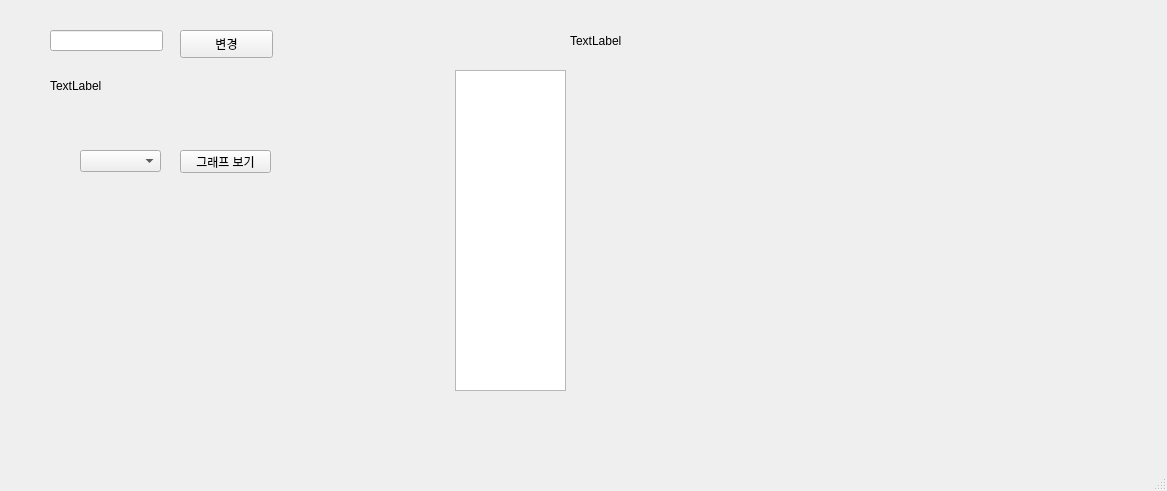
<?xml version="1.0" encoding="UTF-8"?>
<ui version="4.0">
 <class>MainWindow</class>
 <widget class="QMainWindow" name="MainWindow">
  <property name="geometry">
   <rect>
    <x>0</x>
    <y>0</y>
    <width>1167</width>
    <height>491</height>
   </rect>
  </property>
  <property name="windowTitle">
   <string>MainWindow</string>
  </property>
  <widget class="QWidget" name="centralwidget">
   <widget class="QPushButton" name="Main_Button_LineTextChange">
    <property name="geometry">
     <rect>
      <x>180</x>
      <y>30</y>
      <width>93</width>
      <height>28</height>
     </rect>
    </property>
    <property name="text">
     <string>변경</string>
    </property>
   </widget>
   <widget class="QLabel" name="Main_Label_Label01">
    <property name="geometry">
     <rect>
      <x>50</x>
      <y>70</y>
      <width>191</width>
      <height>31</height>
     </rect>
    </property>
    <property name="text">
     <string>TextLabel</string>
    </property>
   </widget>
   <widget class="QLineEdit" name="Main_LineText_LineText01">
    <property name="geometry">
     <rect>
      <x>50</x>
      <y>30</y>
      <width>113</width>
      <height>21</height>
     </rect>
    </property>
   </widget>
   <widget class="QComboBox" name="Main_ComboBox_RegionList">
    <property name="geometry">
     <rect>
      <x>80</x>
      <y>150</y>
      <width>81</width>
      <height>22</height>
     </rect>
    </property>
   </widget>
   <widget class="QPushButton" name="Main_Button_GraphShow">
    <property name="geometry">
     <rect>
      <x>180</x>
      <y>150</y>
      <width>91</width>
      <height>23</height>
     </rect>
    </property>
    <property name="text">
     <string>그래프 보기</string>
    </property>
   </widget>
   <widget class="QLabel" name="Main_Label_year">
    <property name="geometry">
     <rect>
      <x>570</x>
      <y>30</y>
      <width>101</width>
      <height>21</height>
     </rect>
    </property>
    <property name="text">
     <string>TextLabel</string>
    </property>
   </widget>
   <widget class="QWidget" name="verticalLayoutWidget">
    <property name="geometry">
     <rect>
      <x>570</x>
      <y>70</y>
      <width>451</width>
      <height>321</height>
     </rect>
    </property>
    <layout class="QVBoxLayout" name="Main_VerticalLayout_ShowGraph"/>
   </widget>
   <widget class="QListWidget" name="Main_ListWidget_RegionSelect">
    <property name="geometry">
     <rect>
      <x>455</x>
      <y>70</y>
      <width>111</width>
      <height>321</height>
     </rect>
    </property>
   </widget>
  </widget>
  <widget class="QMenuBar" name="menubar">
   <property name="geometry">
    <rect>
     <x>0</x>
     <y>0</y>
     <width>1167</width>
     <height>21</height>
    </rect>
   </property>
  </widget>
  <widget class="QStatusBar" name="statusbar"/>
 </widget>
 <resources/>
 <connections/>
</ui>
